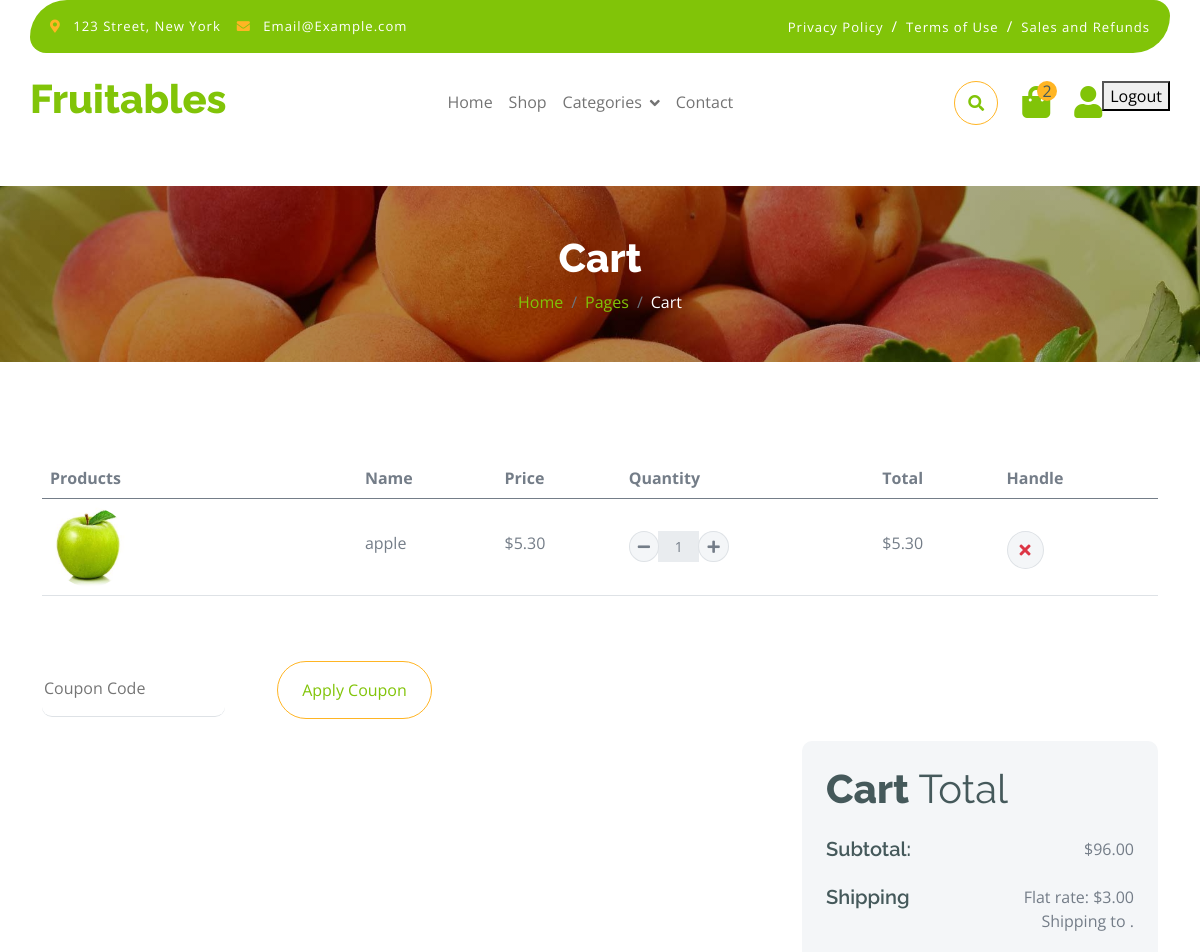
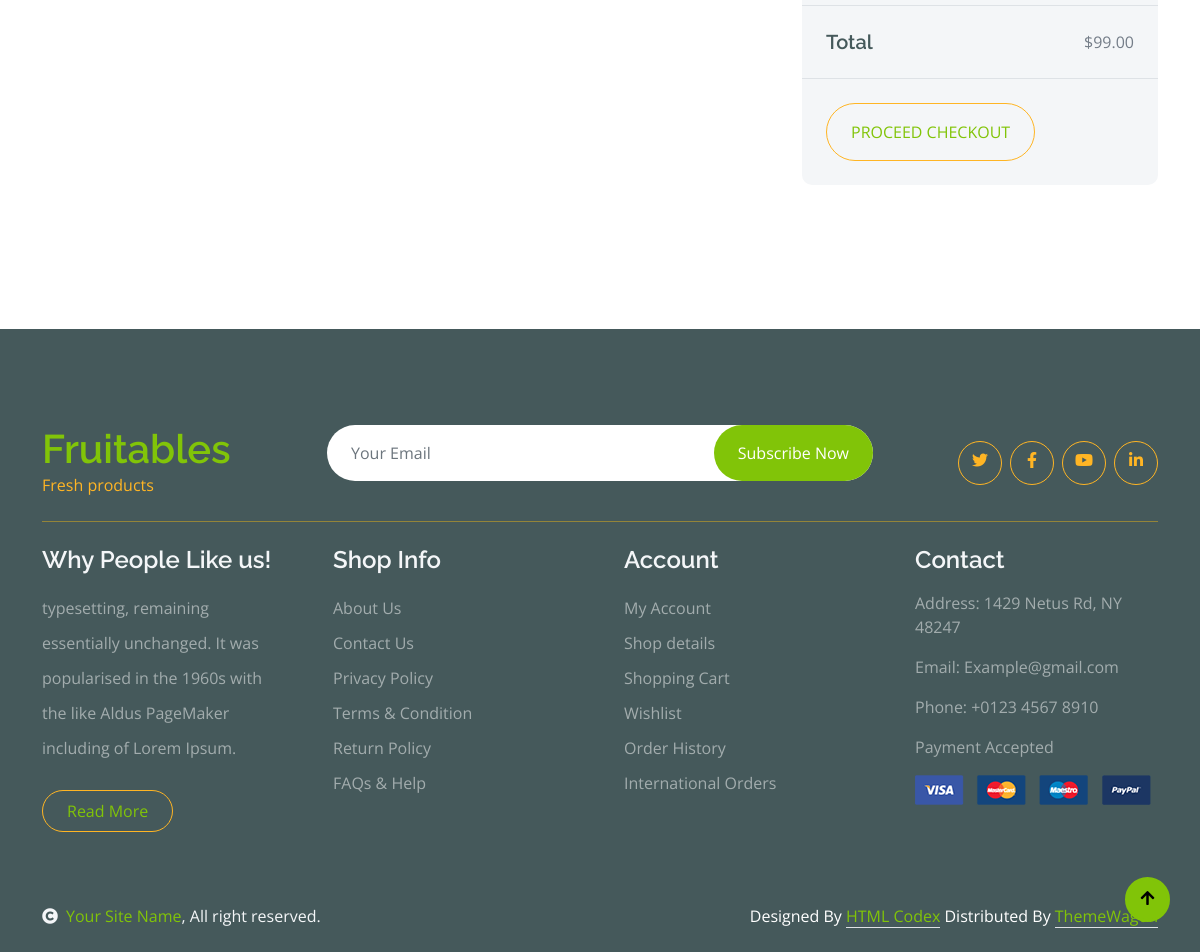
The app's page /order/cart/ (signed in) with its own data (2 pictures, top to bottom).
### order/models.py (models this page shows, shortened)
class CartItem(models.Model):
    cart = models.ForeignKey(Cart, related_name='items', on_delete=models.CASCADE)
    product = models.ForeignKey(Product, on_delete=models.CASCADE)
    quantity = models.PositiveIntegerField(default=1)

### store/models.py (models this page shows, shortened)
class Product(models.Model):
    name = models.CharField(max_length=255)
    slug = models.SlugField()
    tags = models.ManyToManyField(Tag, blank=True)
    category = models.ForeignKey(Category, on_delete=models.CASCADE)
    price = models.DecimalField(max_digits=10, decimal_places=2)
    weight = models.DecimalField(max_digits=10, decimal_places=2)
    country_of_origin = models.CharField(max_length=100)
    quality = models.CharField(max_length=100)
    check_healthiness = models.CharField(max_length=100)
    min_weight = models.DecimalField(max_digits=5, decimal_places=5)
    description = models.TextField()
    image = models.ImageField(upload_to='products/')
    quantity = models.IntegerField(default=0)
    created_at = models.DateTimeField(default=timezone.now)

### order/views.py (the view, shortened to what this page needs)
# urls.py: path('cart/', CartView.as_view(), name='cart'),
@method_decorator(login_required, name='dispatch')
class CartView(View):
    template_name = 'cart.html'
    def get(self, request, *args, **kwargs):
        if request.user.is_authenticated:
            cart, _ = Cart.objects.get_or_create(user=request.user)
            cart_items = cart.items.all()
            cart_items_with_total = [
                {
                    'item': item,
                    'total_price': item.product.price * item.quantity
                }
                for item in cart_items
            ]
            total_price = sum(item['total_price'] for item in cart_items_with_total)
        return render(request, self.template_name, {
            'cart_items_with_total': cart_items_with_total,
            'total_price': total_price,
        })

### store/context_processors.py (called while the page is built)
def categories(request):
    return {
        'categories': Category.objects.all(),
        'cart_count': CartItem.objects.count() - 1,
    }

### templates/cart.html (shortened to what this page needs)
{% extends 'base.html' %}
  {% block content %}
        <div class="container-fluid page-header py-5">
            <h1 class="text-center text-white display-6">Cart</h1>
            <ol class="breadcrumb justify-content-center mb-0">
                <li class="breadcrumb-item"><a href="{% url 'home' %}">Home</a></li>
                <li class="breadcrumb-item"><a href="#">Pages</a></li>
                <li class="breadcrumb-item active text-white">Cart</li>
            </ol>
        </div>
    <div class="container-fluid py-5">
        <div class="container py-5">
            <div class="table-responsive">
                <table class="table">
                    <thead>
                    <tr>
                        <th scope="col">Products</th>
                        <th scope="col">Name</th>
                        <th scope="col">Price</th>
                        <th scope="col">Quantity</th>
                        <th scope="col">Total</th>
                        <th scope="col">Handle</th>
                    </tr>
                    </thead>
                    <tbody>
                    {% for entry in cart_items_with_total %}
                        <tr>
                            <form action="{% url 'cart' %}" method="POST">
                                <th scope="row">
                                    <div class="d-flex align-items-center">
                                        <img src="{{ entry.item.product.image.url }}"
                                             class="img-fluid me-5 rounded-circle"
                                             style="width: 80px; height: 80px;" alt="">
                                    </div>
                                </th>
                                <td>
                                    <p class="mb-0 mt-4">{{ entry.item.product.name }}</p>
                                </td>
                                <td>
                                    <p class="mb-0 mt-4">${{ entry.item.product.price }}</p>
                                </td>
                                <td>
                                    <div class="input-group quantity mt-4" style="width: 100px;">
                                        <button type="submit" name="action" value="decrease"
                                                class="btn btn-sm btn-minus rounded-circle bg-light border">
                                            <i class="fa fa-minus"></i>
                                        </button>
                                        <input type="text" name="quantity"
                                               class="form-control form-control-sm text-center border-0"
                                               value="{{ entry.item.quantity }}" readonly>
                                        <button type="submit" name="action" value="increase"
                                                class="btn btn-sm btn-plus rounded-circle bg-light border">
                                            <i class="fa fa-plus"></i>
                                        </button>
                                    </div>
                                </td>
                                <td>
                                    <p class="mb-0 mt-4">${{ entry.total_price }}</p>
                                </td>
                                <td>
                                    <button type="submit" name="action" value="remove"
                                            class="btn btn-md rounded-circle bg-light border mt-4">
                                        <i class="fa fa-times text-danger"></i>
                                    </button>
                                </td>
                            </form>
                        </tr>
                    {% endfor %}
                    </tbody>
                </table>
            </div>
            <div class="mt-5">
                <label>
                    <input type="text" class="border-0 border-bottom rounded me-5 py-3 mb-4" placeholder="Coupon Code">
                </label>
                <button class="btn border-secondary rounded-pill px-4 py-3 text-primary" type="button">Apply Coupon
                </button>
            </div>
            <div class="row g-4 justify-content-end">
                <div class="col-8"></div>
                <div class="col-sm-8 col-md-7 col-lg-6 col-xl-4">
                    <div class="bg-light rounded">
                        <div class="p-4">
                            <h1 class="display-6 mb-4">Cart <span class="fw-normal">Total</span></h1>
                            <div class="d-flex justify-content-between mb-4">
                                <h5 class="mb-0 me-4">Subtotal:</h5>
                                <p class="mb-0">$96.00</p>
                            </div>
                            <div class="d-flex justify-content-between">
                                <h5 class="mb-0 me-4">Shipping</h5>
                                <div class="">
                                    <p class="mb-0">Flat rate: $3.00</p>
                                </div>
                            </div>
                            <p class="mb-0 text-end">Shipping to {{ item.product.country_of_origin }}.</p>
                        </div>
                        <div class="py-4 mb-4 border-top border-bottom d-flex justify-content-between">
                            <h5 class="mb-0 ps-4 me-4">Total</h5>
                            <p class="mb-0 pe-4">$99.00</p>
                        </div>
                        <button class="btn border-secondary rounded-pill px-4 py-3 text-primary text-uppercase mb-4 ms-4"
                                type="button">Proceed Checkout
                        </button>
                    </div>
                </div>
            </div>
        </div>
    </div>
    {% endblock %}

### static/css/style.css (style rules this page uses)
.btn { font-weight: 600; transition: .5s; }
.btn.border-secondary { transition: 0.5s; }
.page-header { position: relative; background: linear-gradient(rgba(0, 0, 0, 0.3), rgba(0, 0, 0, 0.3)), url(../img/cart-page-header-img.jpg); background-position: center center; background-repeat: no-repeat; background-size: cover; }
@media (min-width: 992px) { .hero-header, .page-header { margin-top: 152px !important; } }

### records on screen
CartItem: item.product.image (picture), item.product.name "apple", item.product.price "5.30", quantity "1", total_price "5.30"

### other values on screen
{{ cart_count }} "2"
